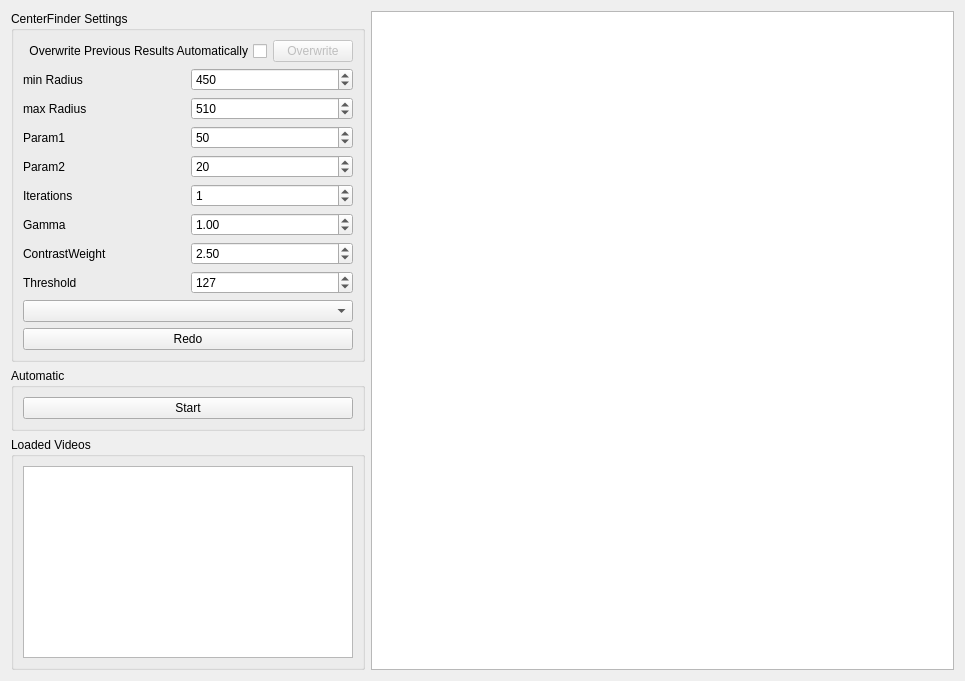
<?xml version="1.0" encoding="UTF-8"?>
<ui version="4.0">
 <class>Form</class>
 <widget class="QWidget" name="Form">
  <property name="geometry">
   <rect>
    <x>0</x>
    <y>0</y>
    <width>965</width>
    <height>670</height>
   </rect>
  </property>
  <property name="windowTitle">
   <string>Form</string>
  </property>
  <layout class="QGridLayout" name="gridLayout_2">
   <item row="0" column="0">
    <layout class="QVBoxLayout" name="verticalLayout">
     <item>
      <widget class="QGroupBox" name="groupBoxCenterFinder">
       <property name="title">
        <string>CenterFinder Settings</string>
       </property>
       <layout class="QGridLayout" name="gridLayout_3">
        <item row="10" column="0">
         <layout class="QHBoxLayout" name="horizontalLayout_6">
          <item>
           <widget class="QComboBox" name="comboBoxThresholdMethod">
            <property name="editable">
             <bool>false</bool>
            </property>
            <property name="currentText">
             <string/>
            </property>
            <property name="currentIndex">
             <number>-1</number>
            </property>
           </widget>
          </item>
         </layout>
        </item>
        <item row="11" column="0">
         <widget class="QPushButton" name="pushButtonRedoCenter">
          <property name="text">
           <string>Redo</string>
          </property>
         </widget>
        </item>
        <item row="6" column="0">
         <layout class="QHBoxLayout" name="horizontalLayout_8">
          <item>
           <widget class="QLabel" name="label_6">
            <property name="text">
             <string>Iterations</string>
            </property>
           </widget>
          </item>
          <item>
           <widget class="QSpinBox" name="spinBoxIterations">
            <property name="value">
             <number>1</number>
            </property>
           </widget>
          </item>
         </layout>
        </item>
        <item row="8" column="0">
         <layout class="QHBoxLayout" name="horizontalLayout_9">
          <item>
           <widget class="QLabel" name="label_7">
            <property name="text">
             <string>ContrastWeight</string>
            </property>
           </widget>
          </item>
          <item>
           <widget class="QDoubleSpinBox" name="spinBoxContrastWeight">
            <property name="singleStep">
             <double>0.100000000000000</double>
            </property>
            <property name="value">
             <double>2.500000000000000</double>
            </property>
           </widget>
          </item>
         </layout>
        </item>
        <item row="7" column="0">
         <layout class="QHBoxLayout" name="horizontalLayout_10">
          <item>
           <widget class="QLabel" name="label_8">
            <property name="text">
             <string>Gamma</string>
            </property>
           </widget>
          </item>
          <item>
           <widget class="QDoubleSpinBox" name="spinBoxGamma">
            <property name="singleStep">
             <double>0.100000000000000</double>
            </property>
            <property name="value">
             <double>1.000000000000000</double>
            </property>
           </widget>
          </item>
         </layout>
        </item>
        <item row="9" column="0">
         <layout class="QHBoxLayout" name="horizontalLayout_5">
          <item>
           <widget class="QLabel" name="label_5">
            <property name="text">
             <string>Threshold</string>
            </property>
           </widget>
          </item>
          <item>
           <widget class="QSpinBox" name="spinBoxThreshold">
            <property name="maximum">
             <number>255</number>
            </property>
            <property name="value">
             <number>127</number>
            </property>
           </widget>
          </item>
         </layout>
        </item>
        <item row="4" column="0">
         <layout class="QHBoxLayout" name="horizontalLayout_3">
          <item>
           <widget class="QLabel" name="label_3">
            <property name="text">
             <string>Param1</string>
            </property>
           </widget>
          </item>
          <item>
           <widget class="QSpinBox" name="spinBoxparam1">
            <property name="maximum">
             <number>999</number>
            </property>
            <property name="value">
             <number>50</number>
            </property>
           </widget>
          </item>
         </layout>
        </item>
        <item row="5" column="0">
         <layout class="QHBoxLayout" name="horizontalLayout_4">
          <item>
           <widget class="QLabel" name="label_4">
            <property name="text">
             <string>Param2</string>
            </property>
           </widget>
          </item>
          <item>
           <widget class="QSpinBox" name="spinBoxparam2">
            <property name="maximum">
             <number>999</number>
            </property>
            <property name="value">
             <number>20</number>
            </property>
           </widget>
          </item>
         </layout>
        </item>
        <item row="2" column="0">
         <layout class="QHBoxLayout" name="horizontalLayout">
          <item>
           <widget class="QLabel" name="label">
            <property name="text">
             <string>min Radius</string>
            </property>
           </widget>
          </item>
          <item>
           <widget class="QSpinBox" name="spinBoxminRadius">
            <property name="maximum">
             <number>999</number>
            </property>
            <property name="value">
             <number>450</number>
            </property>
           </widget>
          </item>
         </layout>
        </item>
        <item row="3" column="0">
         <layout class="QHBoxLayout" name="horizontalLayout_2">
          <item>
           <widget class="QLabel" name="label_2">
            <property name="text">
             <string>max Radius</string>
            </property>
           </widget>
          </item>
          <item>
           <widget class="QSpinBox" name="spinBoxmaxRadius">
            <property name="maximum">
             <number>999</number>
            </property>
            <property name="value">
             <number>510</number>
            </property>
           </widget>
          </item>
         </layout>
        </item>
        <item row="12" column="0">
         <layout class="QHBoxLayout" name="horizontalLayout_7"/>
        </item>
        <item row="1" column="0">
         <layout class="QHBoxLayout" name="horizontalLayout_11">
          <item>
           <widget class="QCheckBox" name="checkBoxOverwrite">
            <property name="layoutDirection">
             <enum>Qt::RightToLeft</enum>
            </property>
            <property name="text">
             <string>Overwrite Previous Results Automatically</string>
            </property>
           </widget>
          </item>
          <item>
           <widget class="QPushButton" name="pushButtonOverwrite">
            <property name="enabled">
             <bool>false</bool>
            </property>
            <property name="text">
             <string>Overwrite</string>
            </property>
           </widget>
          </item>
         </layout>
        </item>
       </layout>
      </widget>
     </item>
     <item>
      <widget class="QGroupBox" name="groupBox">
       <property name="title">
        <string>Automatic</string>
       </property>
       <layout class="QGridLayout" name="gridLayout">
        <item row="0" column="0">
         <widget class="QPushButton" name="pushButtonStartStop">
          <property name="text">
           <string>Start</string>
          </property>
          <property name="checkable">
           <bool>true</bool>
          </property>
         </widget>
        </item>
       </layout>
      </widget>
     </item>
     <item>
      <widget class="QGroupBox" name="groupBox_2">
       <property name="sizePolicy">
        <sizepolicy hsizetype="Minimum" vsizetype="MinimumExpanding">
         <horstretch>0</horstretch>
         <verstretch>0</verstretch>
        </sizepolicy>
       </property>
       <property name="title">
        <string>Loaded Videos</string>
       </property>
       <layout class="QGridLayout" name="gridLayout_4">
        <item row="0" column="0">
         <widget class="QListWidget" name="listWidgetVideos">
          <property name="sizePolicy">
           <sizepolicy hsizetype="Minimum" vsizetype="Expanding">
            <horstretch>0</horstretch>
            <verstretch>0</verstretch>
           </sizepolicy>
          </property>
          <property name="toolTip">
           <string>&lt;html&gt;&lt;head/&gt;&lt;body&gt;&lt;p&gt;Item Color:&lt;/p&gt;&lt;p&gt;&lt;br/&gt;&lt;/p&gt;&lt;p&gt;White : No center information present&lt;/p&gt;&lt;p&gt;Blue: Center information already in path&lt;/p&gt;&lt;p&gt;Green: New center calculated&lt;/p&gt;&lt;p&gt;Red: Center flagged as incorrect, files deleted&lt;/p&gt;&lt;p&gt;Orange: Center flagged as incorrect.&lt;/p&gt;&lt;/body&gt;&lt;/html&gt;</string>
          </property>
         </widget>
        </item>
       </layout>
      </widget>
     </item>
    </layout>
   </item>
   <item row="0" column="1">
    <widget class="ImageView" name="graphicsView">
     <property name="sizePolicy">
      <sizepolicy hsizetype="MinimumExpanding" vsizetype="Expanding">
       <horstretch>1</horstretch>
       <verstretch>0</verstretch>
      </sizepolicy>
     </property>
    </widget>
   </item>
  </layout>
 </widget>
 <customwidgets>
  <customwidget>
   <class>ImageView</class>
   <extends>QGraphicsView</extends>
   <header>pyqtgraph</header>
  </customwidget>
 </customwidgets>
 <resources/>
 <connections/>
</ui>
